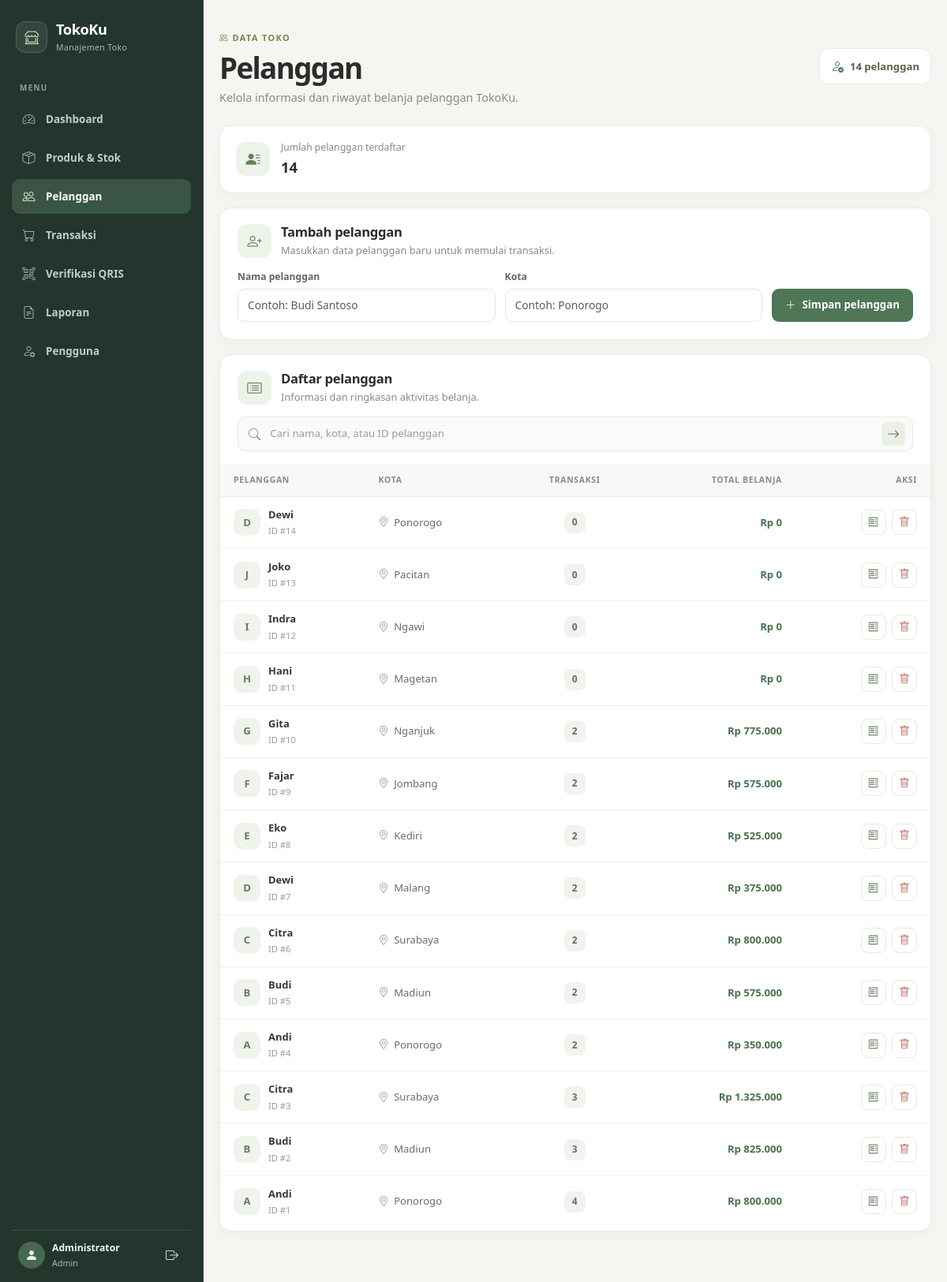
Screenshot of /pelanggan.php (signed in) with the database file from the repository.
### tables this page shows
CREATE TABLE `tbl_pelanggan` (
  `id_pelanggan` int(11) NOT NULL,
  `nama_pelanggan` varchar(100) DEFAULT NULL,
  `kota` varchar(50) DEFAULT NULL
);

### config.php (called while the page is built, shortened)
<?php
function rupiah($n) {
    return "Rp " . number_format($n, 0, ',', '.');
}
?>

### pelanggan.php (the view, shortened to what this page needs)
<?php
require 'config.php';
$isAdmin = $_SESSION['role'] === 'admin';
$keyword = trim($_GET['q'] ?? '');
$jumlah = (int)$conn->query("SELECT COUNT(*) AS n FROM tbl_pelanggan")->fetch_assoc()['n'];
$sql = "SELECT p.id_pelanggan, p.nama_pelanggan, p.kota,
               COUNT(t.id_transaksi) AS total_transaksi,
               COALESCE(SUM(t.total_belanja), 0) AS total_belanja
        FROM tbl_pelanggan p
        LEFT JOIN tbl_transaksi t ON t.id_pelanggan = p.id_pelanggan
            AND t.status_pembayaran = 'terverifikasi'";
if ($keyword !== '') {
    $cari = '%' . $keyword . '%';
    $stmt = $conn->prepare(
        $sql . " WHERE p.nama_pelanggan LIKE ? OR p.kota LIKE ? OR CAST(p.id_pelanggan AS CHAR) LIKE ?
        GROUP BY p.id_pelanggan, p.nama_pelanggan, p.kota
        ORDER BY p.id_pelanggan DESC"
    );
    $stmt->bind_param("sss", $cari, $cari, $cari);
} else {
    $stmt = $conn->prepare(
        $sql . " GROUP BY p.id_pelanggan, p.nama_pelanggan, p.kota
        ORDER BY p.id_pelanggan DESC"
    );
}
$stmt->execute();
$resultPelanggan = $stmt->get_result();
$rows = [];
while ($row = $resultPelanggan->fetch_assoc()) {
    $rows[] = $row;
}
?>
<!DOCTYPE html>
<html lang="id">
<head>
    <link href="https://cdn.jsdelivr.net/npm/bootstrap@5.3.2/dist/css/bootstrap.min.css" rel="stylesheet">
    <link href="https://cdn.jsdelivr.net/npm/bootstrap-icons@1.11.1/font/bootstrap-icons.css" rel="stylesheet">
    <link rel="stylesheet" href="style.css">
</head>
<body class="management-page">
<?php include 'navbar.php'; ?>
<main class="management-container">
    <header class="management-heading">
        <div>
            <span class="management-eyebrow"><i class="bi bi-people"></i> DATA TOKO</span>
            <h1>Pelanggan</h1>
            <p>Kelola informasi dan riwayat belanja pelanggan TokoKu.</p>
        </div>
        <span class="management-count"><i class="bi bi-person-check"></i> <?= number_format($jumlah, 0, ',', '.') ?> pelanggan</span>
    </header>
    <section class="management-summary">
        <span class="management-summary-icon"><i class="bi bi-person-lines-fill"></i></span>
        <span><small>Jumlah pelanggan terdaftar</small><strong><?= number_format($jumlah, 0, ',', '.') ?></strong></span>
    </section>
    <section class="management-panel add-customer-panel">
        <div class="management-panel-heading"><span class="management-panel-icon"><i class="bi bi-person-plus"></i></span><div><h2>Tambah pelanggan</h2><p>Masukkan data pelanggan baru untuk memulai transaksi.</p></div></div>
        <form class="customer-add-form" method="post">
            <label><span>Nama pelanggan</span><input type="text" name="nama" class="form-control" maxlength="100" placeholder="Contoh: Budi Santoso" required></label>
            <label><span>Kota</span><input type="text" name="kota" class="form-control" maxlength="50" placeholder="Contoh: Ponorogo" required></label>
            <button name="tambah" class="management-primary-button"><i class="bi bi-plus-lg"></i> Simpan pelanggan</button>
        </form>
    </section>
    <section class="management-panel customer-list-panel">
        <div class="management-panel-heading">
            <span class="management-panel-icon"><i class="bi bi-card-list"></i></span>
            <div><h2>Daftar pelanggan</h2><p>Informasi dan ringkasan aktivitas belanja.</p></div>
        </div>
        <form class="management-search" method="get">
            <i class="bi bi-search"></i>
            <input type="search" name="q" value="<?= htmlspecialchars($keyword) ?>" placeholder="Cari nama, kota, atau ID pelanggan">
            <button aria-label="Cari pelanggan"><i class="bi bi-arrow-right"></i></button>
        </form>
        <div class="management-table-wrap">
            <table class="table management-table align-middle mb-0">
                <thead><tr><th>Pelanggan</th><th>Kota</th><th class="text-center">Transaksi</th><th class="text-end">Total belanja</th><th class="text-end">Aksi</th></tr></thead>
                <tbody>
                <?php if ($rows): ?>
                    <?php foreach ($rows as $row): ?>
                    <tr>
                        <td><span class="management-person"><span class="management-avatar"><?= htmlspecialchars(strtoupper(substr($row['nama_pelanggan'] ?? '?', 0, 1))) ?></span><span><strong><?= htmlspecialchars($row['nama_pelanggan'] ?? 'Pelanggan') ?></strong><small>ID #<?= (int)$row['id_pelanggan'] ?></small></span></span></td>
                        <td><span class="management-city"><i class="bi bi-geo-alt"></i> <?= htmlspecialchars($row['kota'] ?? '-') ?></span></td>
                        <td class="text-center"><span class="management-pill"><?= (int)$row['total_transaksi'] ?></span></td>
                        <td class="text-end management-money"><?= rupiah($row['total_belanja']) ?></td>
                        <td class="text-end">
                            <a href="transaksi.php?pelanggan=<?= (int)$row['id_pelanggan'] ?>" class="management-action" title="Lihat transaksi pelanggan"><i class="bi bi-receipt"></i></a>
                            <?php if ($isAdmin): ?>
                                <form method="post" class="d-inline" onsubmit="return confirm('Hapus pelanggan ini?')">
                                    <button name="hapus" value="<?= (int)$row['id_pelanggan'] ?>" class="management-action is-danger" title="Hapus pelanggan"><i class="bi bi-trash"></i></button>
                                </form>
                            <?php endif; ?>
                        </td>
                    </tr>
                    <?php endforeach; ?>
                <?php else: ?>
                    <tr><td colspan="5"><div class="management-empty"><i class="bi bi-person-exclamation"></i><strong>Pelanggan tidak ditemukan</strong><span>Coba kata kunci lain atau tambahkan pelanggan baru.</span></div></td></tr>
                <?php endif; ?>
                </tbody>
            </table>
        </div>
    </section>
</main>
</body>
</html>

### rows the page displays
tbl_pelanggan: nama_pelanggan "D", nama_pelanggan "Dewi", id_pelanggan "14", kota "Ponorogo", total_transaksi "0", total_belanja "Rp 0"
tbl_pelanggan: nama_pelanggan "J", nama_pelanggan "Joko", id_pelanggan "13", kota "Pacitan", total_transaksi "0", total_belanja "Rp 0"
tbl_pelanggan: nama_pelanggan "I", nama_pelanggan "Indra", id_pelanggan "12", kota "Ngawi", total_transaksi "0", total_belanja "Rp 0"
tbl_pelanggan: nama_pelanggan "H", nama_pelanggan "Hani", id_pelanggan "11", kota "Magetan", total_transaksi "0", total_belanja "Rp 0"
tbl_pelanggan: nama_pelanggan "G", nama_pelanggan "Gita", id_pelanggan "10", kota "Nganjuk", total_transaksi "2", total_belanja "Rp 775.000"
tbl_pelanggan: nama_pelanggan "F", nama_pelanggan "Fajar", id_pelanggan "9", kota "Jombang", total_transaksi "2", total_belanja "Rp 575.000"
tbl_pelanggan: nama_pelanggan "E", nama_pelanggan "Eko", id_pelanggan "8", kota "Kediri", total_transaksi "2", total_belanja "Rp 525.000"
tbl_pelanggan: nama_pelanggan "D", nama_pelanggan "Dewi", id_pelanggan "7", kota "Malang", total_transaksi "2", total_belanja "Rp 375.000"
tbl_pelanggan: nama_pelanggan "C", nama_pelanggan "Citra", id_pelanggan "6", kota "Surabaya", total_transaksi "2", total_belanja "Rp 800.000"
tbl_pelanggan: nama_pelanggan "B", nama_pelanggan "Budi", id_pelanggan "5", kota "Madiun", total_transaksi "2", total_belanja "Rp 575.000"
tbl_pelanggan: nama_pelanggan "A", nama_pelanggan "Andi", id_pelanggan "4", kota "Ponorogo", total_transaksi "2", total_belanja "Rp 350.000"
tbl_pelanggan: nama_pelanggan "C", nama_pelanggan "Citra", id_pelanggan "3", kota "Surabaya", total_transaksi "3", total_belanja "Rp 1.325.000"
tbl_pelanggan: nama_pelanggan "B", nama_pelanggan "Budi", id_pelanggan "2", kota "Madiun", total_transaksi "3", total_belanja "Rp 825.000"
tbl_pelanggan: nama_pelanggan "A", nama_pelanggan "Andi", id_pelanggan "1", kota "Ponorogo", total_transaksi "4", total_belanja "Rp 800.000"

### other values shown
$label "Dashboard"
$label "Produk & Stok"
$label "Pelanggan"
$label "Transaksi"
$label "Verifikasi QRIS"
$label "Laporan"
$label "Pengguna"
$namaPengguna "Administrator"
$role "Admin"
$jumlah "14"
